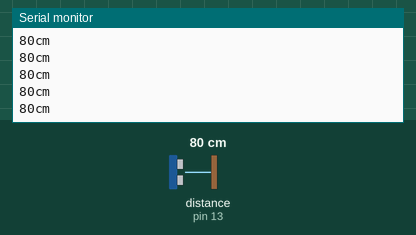
Simulated run of this sketch. Board: Arduino Uno, built with avr-gcc and run on an emulated ATmega328P. On the bench: the last lines printed to the serial monitor. The test bench sets the inputs (shaded band); at power-on: distance to the obstacle (sensor on pin 13) 80 cm. The echo pulse lasts 58.3 µs per cm.

Above: at 1.7 s.
1.8 s: distance to the obstacle (sensor on pin 13) set to 2 cm
At 2.12 s:
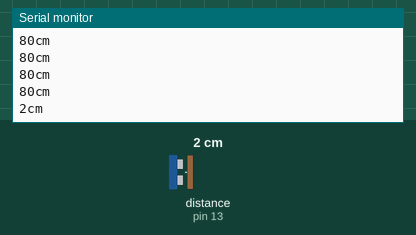
3.3 s: distance to the obstacle (sensor on pin 13) set to 4 cm
At 3.5 s:
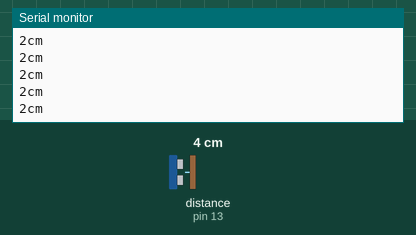
4.8 s: distance to the obstacle (sensor on pin 13) set to 120 cm
At 4.88 s:
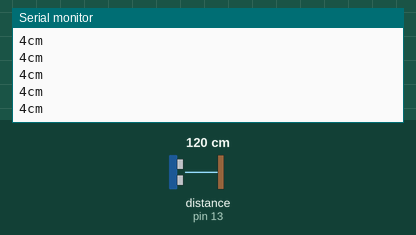
Timing chart, 0 to 7.8 s (numbered marks = the images above; inputs shaded):
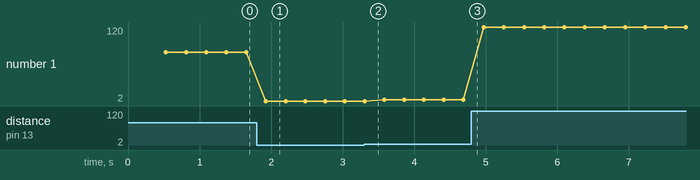

Measured:
- after the input at 1.8 s, the serial monitor: prints a new line after 0.13 s (image 1)
- plotted number 1: 80 → 2 after the input at 1.8 s, 2 → 4 after the input at 3.3 s, 4 → 120 after the input at 4.8 s

The sketch:

Ultrasonic_Measurement.ino
```cpp
/*
  Ultrasonic_Measurement
  Modified from Elegoo's SR04_Example.ino in the SuperStarter Kit.
  Martin Hebel, March 2023

  Demonstrates operation of the ultrasonic sensor.

  Be sure to add the library for the sensor:
  Sketch--> Include Library --> Add Zip Library --> HC-SR04.zip

  Open the Serial Monitor (upper right) and monitor the distance it "sees"
*/

// Configure ultrasonic sensor
#include "SR04.h"
#define TRIG_PIN 13
#define ECHO_PIN 12
SR04 sr04 = SR04(ECHO_PIN,TRIG_PIN);

// Define variables
long distance;

void setup() {
   Serial.begin(9600);//Initialization of Serial Port
   delay(500);
}

void loop() {
   distance=sr04.Distance();  // Get and store the distance from the device driver
   Serial.print(distance);
   Serial.println("cm");//The difference between "Serial.print" and "Serial.println"
                        //is that "Serial.println" can change lines.
   delay(250);
}
```
